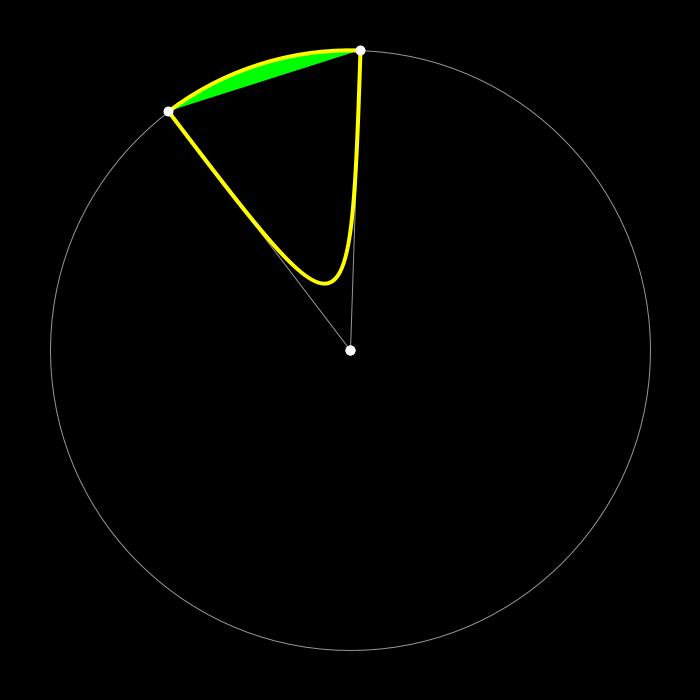
Frame 1 (no input)
Frame 60 (the mouse pressed at the canvas centre just before this capture): identical to frame 1, image omitted
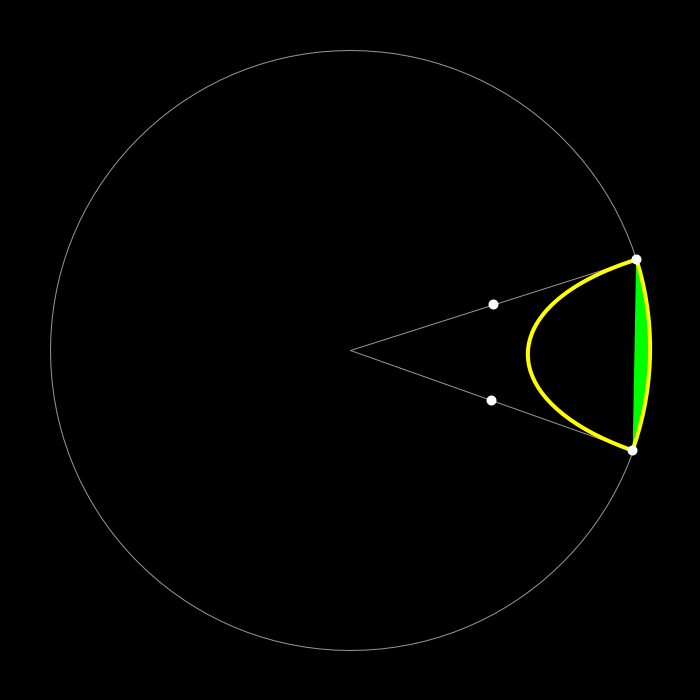
Frame 120 (the mouse held since frame 60 and released just before this capture)

The Processing sketch that drew these frames (run headless with seeded random() and noise(); from frame 60 on, the mouse is pressed at the canvas centre):

// Processing sketch: Chord_Diagram
// ── Chord_Diagram.pde

float rad=300;
float angle1, angle2;
PVector pos1, pos2;

void setup() {
  size(700, 700);
  reset();
}

void draw() {
  background(0);
  translate(width/2, height/2);

  float factor=map(mouseX, 0, width, 0, 1);

  noFill();
  strokeWeight(1);
  stroke(150);

  ellipse(0, 0, rad*2, rad*2);



  line(0, 0, pos1.x, pos1.y);
  line(0, 0, pos2.x, pos2.y);


  PVector center=new PVector(0, 0);
  PVector control1=PVector.lerp(center, pos1, factor);
  PVector control2=PVector.lerp(center, pos2, factor);

  stroke(255, 255, 0);
  strokeWeight(4);
  //fill(255,255,0);
  bezier(pos1.x, pos1.y, control1.x, control1.y, control2.x, control2.y, pos2.x, pos2.y);

  fill(0,255,0);
  arc(0, 0, rad*2, rad*2, angle1, angle2, OPEN);


  strokeWeight(10);
  stroke(255);
  point(control1.x, control1.y);
  point(control2.x, control2.y);  
  point(pos1.x, pos1.y);
  point(pos2.x, pos2.y);
}

void mousePressed() {
  reset();
}

void reset() {

  angle1=random(TWO_PI);
  pos1=new PVector(cos(angle1)*rad, sin(angle1)*rad);

  angle2=angle1+random(PI/12,PI*0.6);
  pos2=new PVector(cos(angle2)*rad, sin(angle2)*rad);
}
